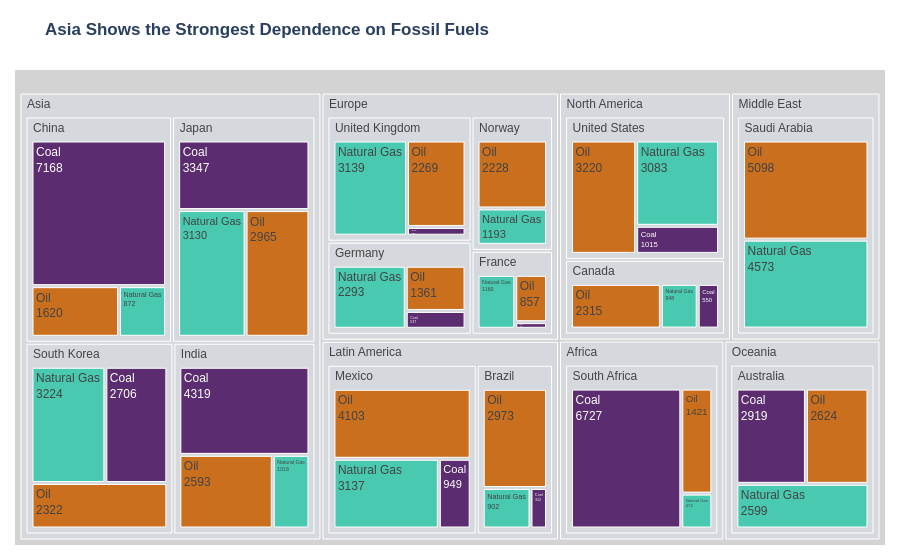

Write notebook code for a chart like this one.
### Markdown cell above
## Task 1 — Treemap: fossil fuel dependency by country

**What to build:** A treemap showing **fossil fuel TWh only**, broken down by Region → Country → Source (Coal / Oil / Natural Gas).

**Requirements:**
- Filter to fossil sources only before plotting
- Use `path=['Region', 'Country', 'Source']` for the hierarchy
- Colour encodes the fossil source type (Coal / Oil / Natural Gas) with a CVD-safe palette
- Show TWh values in labels — no percentages
- Grey out parent nodes (Region and Country level)
- Insight title naming which region or country is most fossil-dependent

> 💡 `df.loc[df['Source_Type'] == 'Fossil']`

### Code cell
# Task 1
# YOUR CODE HERE
# Filter fossil fuel sources only
df_fossil = df.loc[df['Source_Type'] == 'Fossil'].copy()

# Create treemap
fig1 = px.treemap(
    df_fossil,
    path=['Region', 'Country', 'Source'],
    values='TWh',
    color='Source',

    # Different CVD-safe palette
    color_discrete_map={
        'Coal': '#5B2C6F',
        'Oil': '#CA6F1E',
        'Natural Gas': '#48C9B0',
        '(?)': '#D5D8DC'
    },

    title='<b>Asia Shows the Strongest Dependence on Fossil Fuels</b>'
)

# Update labels and styling
fig1.update_traces(
    textinfo='label+value',
    root_color='lightgrey',
    marker=dict(
        line=dict(color='white', width=1)
    ),

    hovertemplate='<b>%{label}</b><br>TWh: %{value}<extra></extra>'
)

fig1.update_layout(
    margin=dict(t=70, l=15, r=15, b=15),
    font=dict(family='Arial')
)

fig1.show()

### Figure 1 — Plotly figure (JSON) as saved in the notebook; plotly's stock layout.template omitted (floating-point values rounded to 4 significant figures)
{"data": [{"branchvalues": "total", "customdata": [["(?)"], ["(?)"], ["(?)"], ["(?)"], ["(?)"], ["(?)"], ["(?)"], ["(?)"], ["(?)"], ["(?)"], ["(?)"], ["(?)"], ["(?)"], ["(?)"], ["(?)"], ["(?)"], ["(?)"], ["(?)"], ["(?)"], ["(?)"], ["(?)"], ["(?)"], ["Coal"], ["Coal"], ["Coal"], ["Coal"], ["Coal"], ["Coal"], ["Coal"], ["Coal"], ["Coal"], ["Coal"], ["Coal"], ["Coal"], ["Coal"], ["Natural Gas"], ["Natural Gas"], ["Natural Gas"], ["Natural Gas"], ["Natural Gas"], ["Natural Gas"], ["Natural Gas"], ["Natural Gas"], ["Natural Gas"], ["Natural Gas"], ["Natural Gas"], ["Natural Gas"], ["Natural Gas"], ["Natural Gas"], ["Natural Gas"], ["Oil"], ["Oil"], ["Oil"], ["Oil"], ["Oil"], ["Oil"], ["Oil"], ["Oil"], ["Oil"], ["Oil"], ["Oil"], ["Oil"], ["Oil"], ["Oil"], ["Oil"]], "domain": {"x": [0, 1], "y": [0, 1]}, "hovertemplate": "<b>%{label}</b><br>TWh: %{value}<extra></extra>", "ids": ["Africa", "North America/United States", "Asia/China", "Europe/Germany", "Europe/France", "Europe/United Kingdom", "Asia/India", "Latin America/Brazil", "Oceania/Australia", "Middle East", "Asia/South Korea", "Asia/Japan", "Middle East/Saudi Arabia", "Africa/South Africa", "North America/Canada", "Latin America/Mexico", "North America", "Asia", "Europe", "Latin America", "Oceania", "Europe/Norway", "Latin America/Mexico/Coal", "North America/Canada/Coal", "Africa/South Africa/Coal", "Asia/South Korea/Coal", "North America/United States/Coal", "Latin America/Brazil/Coal", "Europe/France/Coal", "Asia/India/Coal", "Asia/Japan/Coal", "Asia/China/Coal", "Europe/Germany/Coal", "Europe/United Kingdom/Coal", "Oceania/Australia/Coal", "Europe/United Kingdom/Natural Gas", "Europe/Germany/Natural Gas", "Asia/India/Natural Gas", "Asia/Japan/Natural Gas", "Latin America/Brazil/Natural Gas", "Latin America/Mexico/Natural Gas", "North America/Canada/Natural Gas", "Africa/South Africa/Natural Gas", "Oceania/Australia/Natural Gas", "Middle East/Saudi Arabia/Natural Gas", "Europe/Norway/Natural Gas", "North America/United States/Natural Gas", "Asia/South Korea/Natural Gas", "Asia/China/Natural Gas", "Europe/France/Natural Gas", "Asia/China/Oil", "Europe/Germany/Oil", "North America/United States/Oil", "Asia/Japan/Oil", "Europe/United Kingdom/Oil", "Asia/India/Oil", "Latin America/Brazil/Oil", "Latin America/Mexico/Oil", "North America/Canada/Oil", "Oceania/Australia/Oil", "Africa/South Africa/Oil", "Europe/Norway/Oil", "Asia/South Korea/Oil", "Europe/France/Oil", "Middle East/Saudi Arabia/Oil"], "labels": ["Africa", "United States", "China", "Germany", "France", "United Kingdom", "India", "Brazil", "Australia", "Middle East", "South Korea", "Japan", "Saudi Arabia", "South Africa", "Canada", "Mexico", "North America", "Asia", "Europe", "Latin America", "Oceania", "Norway", "Coal", "Coal", "Coal", "Coal", "Coal", "Coal", "Coal", "Coal", "Coal", "Coal", "Coal", "Coal", "Coal", "Natural Gas", "Natural Gas", "Natural Gas", "Natural Gas", "Natural Gas", "Natural Gas", "Natural Gas", "Natural Gas", "Natural Gas", "Natural Gas", "Natural Gas", "Natural Gas", "Natural Gas", "Natural Gas", "Natural Gas", "Oil", "Oil", "Oil", "Oil", "Oil", "Oil", "Oil", "Oil", "Oil", "Oil", "Oil", "Oil", "Oil", "Oil", "Oil"], "marker": {"colors": ["#D5D8DC", "#D5D8DC", "#D5D8DC", "#D5D8DC", "#D5D8DC", "#D5D8DC", "#D5D8DC", "#D5D8DC", "#D5D8DC", "#D5D8DC", "#D5D8DC", "#D5D8DC", "#D5D8DC", "#D5D8DC", "#D5D8DC", "#D5D8DC", "#D5D8DC", "#D5D8DC", "#D5D8DC", "#D5D8DC", "#D5D8DC", "#D5D8DC", "#5B2C6F", "#5B2C6F", "#5B2C6F", "#5B2C6F", "#5B2C6F", "#5B2C6F", "#5B2C6F", "#5B2C6F", "#5B2C6F", "#5B2C6F", "#5B2C6F", "#5B2C6F", "#5B2C6F", "#48C9B0", "#48C9B0", "#48C9B0", "#48C9B0", "#48C9B0", "#48C9B0", "#48C9B0", "#48C9B0", "#48C9B0", "#48C9B0", "#48C9B0", "#48C9B0", "#48C9B0", "#48C9B0", "#48C9B0", "#CA6F1E", "#CA6F1E", "#CA6F1E", "#CA6F1E", "#CA6F1E", "#CA6F1E", "#CA6F1E", "#CA6F1E", "#CA6F1E", "#CA6F1E", "#CA6F1E", "#CA6F1E", "#CA6F1E", "#CA6F1E", "#CA6F1E"], "line": {"color": "white", "width": 1}}, "name": "", "parents": ["", "North America", "Asia", "Europe", "Europe", "Europe", "Asia", "Latin America", "Oceania", "", "Asia", "Asia", "Middle East", "Africa", "North America", "Latin America", "", "", "", "", "", "Europe", "Latin America/Mexico", "North America/Canada", "Africa/South Africa", "Asia/South Korea", "North America/United States", "Latin America/Brazil", "Europe/France", "Asia/India", "Asia/Japan", "Asia/China", "Europe/Germany", "Europe/United Kingdom", "Oceania/Australia", "Europe/United Kingdom", "Europe/Germany", "Asia/India", "Asia/Japan", "Latin America/Brazil", "Latin America/Mexico", "North America/Canada", "Africa/South Africa", "Oceania/Australia", "Middle East/Saudi Arabia", "Europe/Norway", "North America/United States", "Asia/South Korea", "Asia/China", "Europe/France", "Asia/China", "Europe/Germany", "North America/United States", "Asia/Japan", "Europe/United Kingdom", "Asia/India", "Latin America/Brazil", "Latin America/Mexico", "North America/Canada", "Oceania/Australia", "Africa/South Africa", "Europe/Norway", "Asia/South Korea", "Europe/France", "Middle East/Saudi Arabia"], "root": {"color": "lightgrey"}, "textinfo": "label+value", "type": "treemap", "values": [8620.0, 7318.0, 9660.0, 4191.0, 2137.0, 5638.0, 7930.0, 4187.0, 8142.0, 9671.0, 8252.0, 9442.0, 9671.0, 8620.0, 3813.0, 8189.0, 11130.0, 35280.0, 15390.0, 12380.0, 8142.0, 3421.0, 949.0, 550.0, 6727.0, 2706.0, 1015.0, 312.0, 120.0, 4319.0, 3347.0, 7168.0, 537.0, 230.0, 2919.0, 3139.0, 2293.0, 1018.0, 3130.0, 902.0, 3137.0, 948.0, 472.0, 2599.0, 4573.0, 1193.0, 3083.0, 3224.0, 872.0, 1160.0, 1620.0, 1361.0, 3220.0, 2965.0, 2269.0, 2593.0, 2973.0, 4103.0, 2315.0, 2624.0, 1421.0, 2228.0, 2322.0, 857.0, 5098.0]}], "layout": {"font": {"family": "Arial"}, "legend": {"tracegroupgap": 0}, "margin": {"b": 15, "l": 15, "r": 15, "t": 70}, "title": {"text": "<b>Asia Shows the Strongest Dependence on Fossil Fuels</b>"}}}
